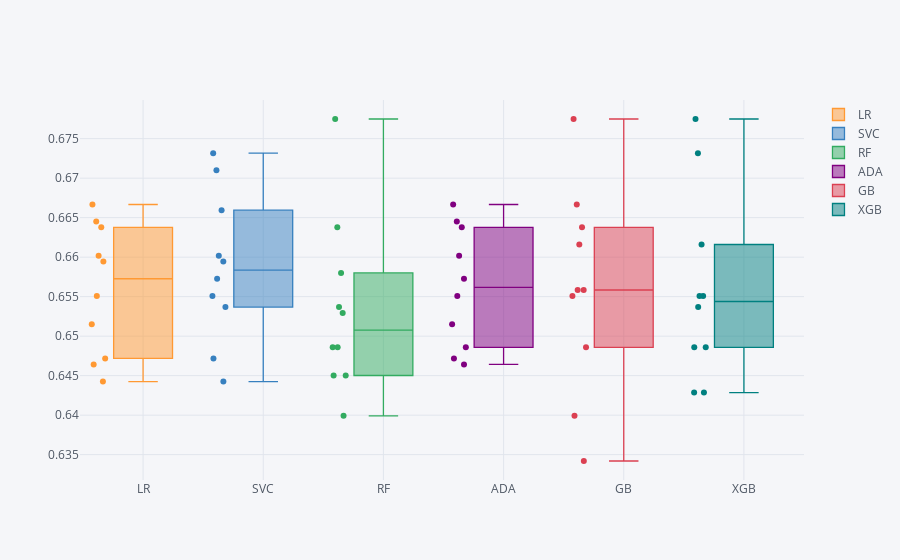

Write notebook code for a chart like this one.
### Code cell
pd.DataFrame(scores, index=names, columns=[i for i in range(1,11)]).T.iplot(kind="box", boxpoints="all")

### Figure 1 — Plotly figure (JSON) as saved in the notebook; plotly's stock layout.template omitted (floating-point values rounded to 4 significant figures)
{"data": [{"boxpoints": "all", "line": {"width": 1.3}, "marker": {"color": "rgba(255, 153, 51, 1.0)"}, "name": "LR", "orientation": "v", "type": "box", "y": [0.6645, 0.6667, 0.6472, 0.6515, 0.6602, 0.6594, 0.6638, 0.6443, 0.6551, 0.6464]}, {"boxpoints": "all", "line": {"width": 1.3}, "marker": {"color": "rgba(55, 128, 191, 1.0)"}, "name": "SVC", "orientation": "v", "type": "box", "y": [0.6732, 0.671, 0.6472, 0.6537, 0.6602, 0.6573, 0.6659, 0.6594, 0.6551, 0.6443]}, {"boxpoints": "all", "line": {"width": 1.3}, "marker": {"color": "rgba(50, 171, 96, 1.0)"}, "name": "RF", "orientation": "v", "type": "box", "y": [0.6537, 0.6775, 0.645, 0.645, 0.658, 0.6529, 0.6486, 0.6638, 0.6399, 0.6486]}, {"boxpoints": "all", "line": {"width": 1.3}, "marker": {"color": "rgba(128, 0, 128, 1.0)"}, "name": "ADA", "orientation": "v", "type": "box", "y": [0.6645, 0.6667, 0.6472, 0.6515, 0.6602, 0.6573, 0.6638, 0.6486, 0.6551, 0.6464]}, {"boxpoints": "all", "line": {"width": 1.3}, "marker": {"color": "rgba(219, 64, 82, 1.0)"}, "name": "GB", "orientation": "v", "type": "box", "y": [0.6667, 0.6775, 0.6342, 0.6558, 0.6558, 0.6638, 0.6616, 0.6486, 0.6551, 0.6399]}, {"boxpoints": "all", "line": {"width": 1.3}, "marker": {"color": "rgba(0, 128, 128, 1.0)"}, "name": "XGB", "orientation": "v", "type": "box", "y": [0.6732, 0.6775, 0.6429, 0.6429, 0.6537, 0.6551, 0.6486, 0.6616, 0.6551, 0.6486]}], "layout": {"legend": {"bgcolor": "#F5F6F9", "font": {"color": "#4D5663"}}, "paper_bgcolor": "#F5F6F9", "plot_bgcolor": "#F5F6F9", "title": {"font": {"color": "#4D5663"}}, "xaxis": {"gridcolor": "#E1E5ED", "showgrid": true, "tickfont": {"color": "#4D5663"}, "title": {"font": {"color": "#4D5663"}, "text": ""}, "zerolinecolor": "#E1E5ED"}, "yaxis": {"gridcolor": "#E1E5ED", "showgrid": true, "tickfont": {"color": "#4D5663"}, "title": {"font": {"color": "#4D5663"}, "text": ""}, "zerolinecolor": "#E1E5ED"}}}
